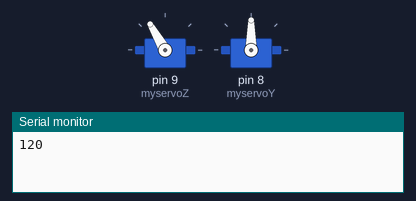
Bench run of a sketch on a simulated Arduino Uno, built with avr-gcc and run on an emulated ATmega328P. On the bench: 2 × servo, the last lines printed to the serial monitor.

Above: at 0.05 s.
At 0.45 s:
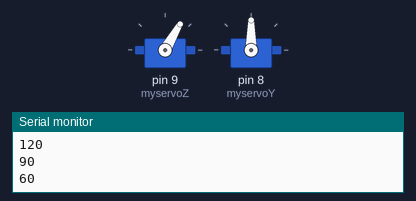
At 0.85 s:
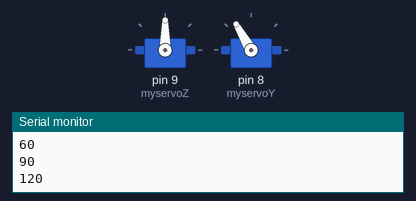
At 1.6 s:
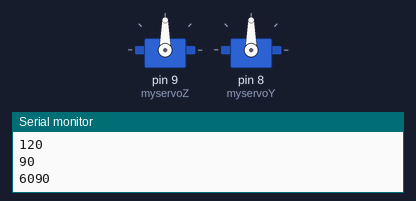
Timing chart, 0 to 3.7 s (numbered marks = the images above):
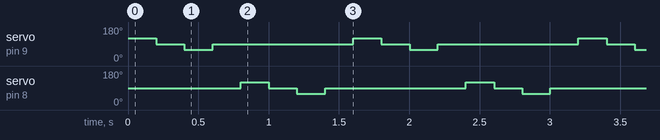

Measured:
- by itself, servo on pin 9 (myservoZ): repeats every 1.6 s: 60° 0.20 s, 90° 1.0 s, 120° 0.20 s, 90° 0.20 s
- by itself, servo on pin 8 (myservoY): repeats every 1.6 s: 90° 0.20 s, 60° 0.20 s, 90° 1.0 s, 120° 0.20 s

The sketch:

gimbalLimitsTest.ino
```cpp
#include <Servo.h>

Servo myservoZ;
Servo myservoY;

int limit1 = 120;
int limit2 = 60;

void setup() {
  Serial.begin(9600);
  myservoZ.attach(9);
  myservoY.attach(8);
}

void loop()
{
    ServoTest();
}

void ServoTest(){
  myservoZ.write(limit1);
  Serial.println(limit1);
  delay(200);
  myservoZ.write(90);
  Serial.println("90");
  delay(200);
  myservoZ.write(limit2);
  Serial.println(limit2);
  delay(200);
  myservoZ.write(90);
  Serial.println("90");
  delay(200);
  myservoY.write(limit1);
  Serial.println(limit1);
  delay(200);
  myservoY.write(90);
  Serial.println("90");
  delay(200);
  myservoY.write(limit2);
  Serial.print(limit2);
  delay(200);
  myservoY.write(90);
  Serial.println("90");
  delay(200);
}
```
